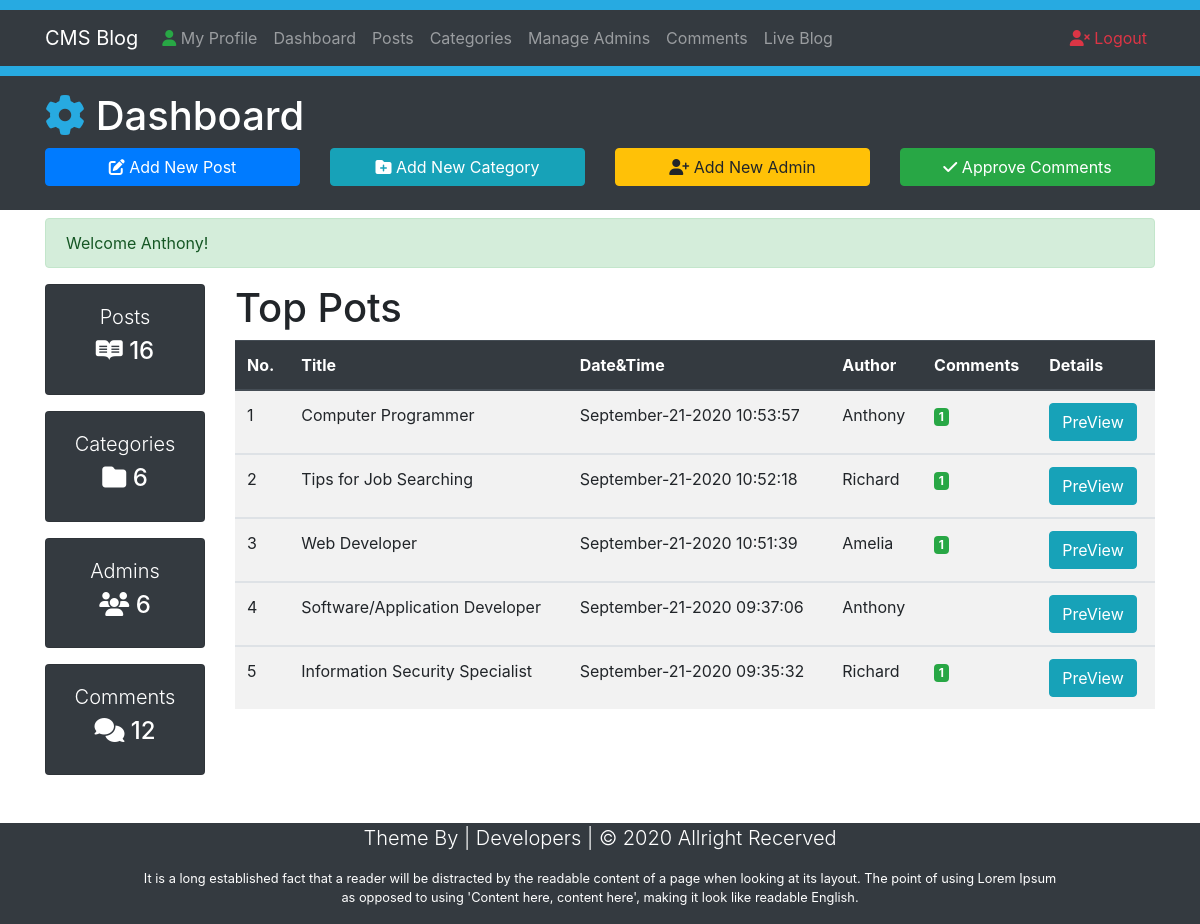
The app's page /Dashboard.php (signed in) with its own data.
### tables this page shows
CREATE TABLE `posts` (
  `id` int(11) NOT NULL,
  `datetime` varchar(50) NOT NULL,
  `title` varchar(300) NOT NULL,
  `category` varchar(50) NOT NULL,
  `author` varchar(50) NOT NULL,
  `image` varchar(50) NOT NULL,
  `post` varchar(10000) NOT NULL
);

### Dashboard.php (the view, shortened to what this page needs)
<?php
   require_once("Includes/DB.php");
   require_once("Includes/Functions.php");
   require_once("Includes/Sessions.php");
   ?>
<!DOCTYPE html>
<html>
   <head>
      <link rel="stylesheet" href="https://stackpath.bootstrapcdn.com/bootstrap/4.2.1/css/bootstrap.min.css">
      <link rel="stylesheet" href="Css/style.css">
   </head>
   <body>
      <div style="height: 10px; background: #27aae1;"></div>
      <nav class="navbar navbar-expand-lg navbar-dark bg-dark">
         <div class="container" >
            <a href="#" class="navbar-brand">CMS Blog </a>
            <div class="collapse navbar-collapse" id="navbarcollapseCMS">
               <ul class="navbar-nav mr-auto">
                  <li class="nav-item">
                     <a href="MyProfile.php" class="nav-link"><i class="fas fa-user text-success"></i> My Profile</a>
                  </li>
                  <li class="nav-item">
                     <a href="Dashboard.php" class="nav-link">Dashboard</a>
                  </li>
                  <li class="nav-item">
                     <a href="Posts.php" class="nav-link">Posts</a>
                  </li>
                  <li class="nav-item">
                     <a href="Categories.php" class="nav-link">Categories</a>
                  </li>
                  <li class="nav-item">
                     <a href="Admins.php" class="nav-link">Manage Admins</a>
                  </li>
                  <li class="nav-item">
                     <a href="Comments.php" class="nav-link">Comments</a>
                  </li>
                  <li class="nav-item">
                     <a href="index.php?page=1" target="_blank" class="nav-link">Live Blog</a>
                  </li>
               </ul>
               <ul class="navbar-nav ml-auto">
                  <li class="nav-item">
                     <a class="nav-link text-danger" href="Logout.php"><i class="fas fa-user-times "></i> Logout</a>
                  </li>
               </ul>
            </div>
         </div>
      </nav>
      <div style="height: 10px; background: #27aae1;"></div>
      <header class="bg-dark text-white py-3">
         <div class="container">
            <div class="row">
               <div class="col-md-12">
                  <h1><i class="fas fa-cog" style="color:#27aae1;"></i> Dashboard </h1>
               </div>
               <div class="col-lg-3 mb-2">
                  <a href="AddNewPost.php" class="btn btn-primary btn-block">
                  <i class="fas fa-edit"></i> Add New Post
                  </a>
               </div>
               <div class="col-lg-3 mb-2">
                  <a href="Categories.php" class="btn btn-info btn-block">
                  <i class="fas fa-folder-plus"></i> Add New Category
                  </a>
               </div>
               <div class="col-lg-3 mb-2">
                  <a href="Admins.php" class="btn btn-warning btn-block">
                  <i class="fas fa-user-plus"></i> Add New Admin
                  </a>
               </div>
               <div class="col-lg-3 mb-2">
                  <a href="Comments.php" class="btn btn-success btn-block">
                  <i class="fas fa-check"></i> Approve Comments
                  </a>
               </div>
            </div>
         </div>
      </header>
      <section class="container py-2 mb-4">
         <?php
            echo SuccessMessage();
            ?>
         <div class="row">
            <div class="col-lg-2 d-none d-md-block">
               <div class="card text-center bg-dark text-white mb-3">
                  <div class="card-body">
                     <h1 class="lead">Posts</h1>
                     <h4 class="display-5">
                        <i class="fab fa-readme"></i>
                     </h4>
                  </div>
               </div>
               <div class="card text-center bg-dark text-white mb-3">
                  <div class="card-body">
                     <h1 class="lead">Categories</h1>
                     <h4 class="display-5">
                        <i class="fas fa-folder"></i>
                     </h4>
                  </div>
               </div>
               <div class="card text-center bg-dark text-white mb-3">
                  <div class="card-body">
                     <h1 class="lead">Admins</h1>
                     <h4 class="display-5">
                        <i class="fas fa-users"></i>
                     </h4>
                  </div>
               </div>
               <div class="card text-center bg-dark text-white mb-3">
                  <div class="card-body">
                     <h1 class="lead">Comments</h1>
                     <h4 class="display-5">
                        <i class="fas fa-comments"></i>
                     </h4>
                  </div>
               </div>
            </div>
            <div class="col-lg-10">
               <h1>Top Pots</h1>
               <table class="table table-striped table-hover">
                  <thead class="thead-dark">
                     <tr>
                        <th>No.</th>
                        <th>Title</th>
                        <th>Date&Time</th>
                        <th>Author</th>
                        <th>Comments</th>
                        <th>Details</th>
                     </tr>
                  </thead>
                  <?php
                     $Srno = 0;
                     $sql = "SELECT * FROM posts ORDER BY id desc LIMIT 0,5";
                     $stmt = $ConnectingDB->query($sql);
                     while($DataRows = $stmt->fetch()){
                         $PostId = $DataRows["id"];
                         $DateTime = $DataRows["datetime"];
                         $Author = $DataRows["author"];
                         $Title = $DataRows["title"];
                         $Srno++;
                     ?>
                  <tbody>
                     <tr>
                        <td><?php echo $Srno; ?></td>
                        <td><?php echo $Title; ?></td>
                        <td><?php echo $DateTime; ?></td>
                        <td><?php echo $Author; ?></td>
                        <td>
                           <?php
                              $Total = ApproveCommentAccordingtoPost($PostId);
                              if($Total > 0 ){
                                  ?>
                           <span class="badge badge-success">
                           <?php
                              echo $Total; ?>
                           </span>
                           <?php } ?>
                        </td>
                        <td><a target="_blank" href="FullPost.php?id=<?php echo $PostId; ?>" > <span class="btn btn-info">PreView</span>  </a></td>
                     </tr>
                  </tbody>
                  <?php }  ?>
               </table>
            </div>
         </div>
      </section>
      <?php require_once("Includes/dashboard_footer.php") ?>

### records on screen
posts: title "Computer Programmer", datetime "September-21-2020 10:53:57", author "Anthony", Total "1"
posts: title "Tips for Job Searching", datetime "September-21-2020 10:52:18", author "Richard", Total "1"
posts: title "Web Developer", datetime "September-21-2020 10:51:39", author "Amelia", Total "1"
posts: title "Software/Application Developer", datetime "September-21-2020 09:37:06", author "Anthony"
posts: title "Information Security Specialist", datetime "September-21-2020 09:35:32", author "Richard", Total "1"

### other values on screen
SuccessMessage() "Welcome Anthony!"
$TotalPosts "16"
$TotalCategories "6"
$TotalAdmins "6"
$TotalComments "12"
